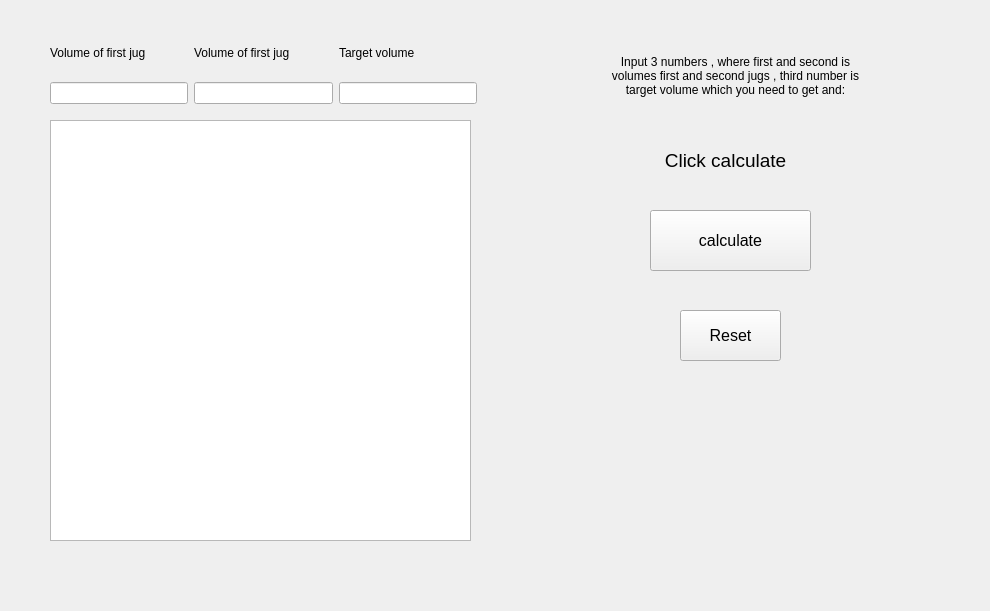
<?xml version="1.0" encoding="UTF-8"?>
<ui version="4.0">
 <class>MainWindow</class>
 <widget class="QMainWindow" name="MainWindow">
  <property name="geometry">
   <rect>
    <x>0</x>
    <y>0</y>
    <width>990</width>
    <height>611</height>
   </rect>
  </property>
  <property name="windowTitle">
   <string>MainWindow</string>
  </property>
  <widget class="QWidget" name="centralwidget">
   <widget class="QPushButton" name="pushButton">
    <property name="geometry">
     <rect>
      <x>650</x>
      <y>210</y>
      <width>161</width>
      <height>61</height>
     </rect>
    </property>
    <property name="font">
     <font>
      <pointsize>12</pointsize>
     </font>
    </property>
    <property name="text">
     <string>calculate</string>
    </property>
   </widget>
   <widget class="QLabel" name="label_4">
    <property name="geometry">
     <rect>
      <x>600</x>
      <y>40</y>
      <width>271</width>
      <height>71</height>
     </rect>
    </property>
    <property name="focusPolicy">
     <enum>Qt::NoFocus</enum>
    </property>
    <property name="toolTipDuration">
     <number>1</number>
    </property>
    <property name="layoutDirection">
     <enum>Qt::LeftToRight</enum>
    </property>
    <property name="text">
     <string>Input 3 numbers , where first and second is volumes first and second jugs , third number is target volume which you need to get and:</string>
    </property>
    <property name="alignment">
     <set>Qt::AlignCenter</set>
    </property>
    <property name="wordWrap">
     <bool>true</bool>
    </property>
   </widget>
   <widget class="QWidget" name="horizontalLayoutWidget">
    <property name="geometry">
     <rect>
      <x>0</x>
      <y>30</y>
      <width>481</width>
      <height>80</height>
     </rect>
    </property>
    <layout class="QHBoxLayout" name="horizontalLayout"/>
   </widget>
   <widget class="QWidget" name="layoutWidget">
    <property name="geometry">
     <rect>
      <x>50</x>
      <y>30</y>
      <width>427</width>
      <height>74</height>
     </rect>
    </property>
    <layout class="QGridLayout" name="gridLayout">
     <item row="0" column="2">
      <widget class="QLabel" name="label_3">
       <property name="text">
        <string>Target volume</string>
       </property>
      </widget>
     </item>
     <item row="0" column="1">
      <widget class="QLabel" name="label_2">
       <property name="text">
        <string>Volume of first jug</string>
       </property>
      </widget>
     </item>
     <item row="0" column="0">
      <widget class="QLabel" name="label">
       <property name="text">
        <string>Volume of first jug</string>
       </property>
      </widget>
     </item>
     <item row="1" column="1">
      <widget class="QLineEdit" name="lineEdit_2"/>
     </item>
     <item row="1" column="0">
      <widget class="QLineEdit" name="lineEdit"/>
     </item>
     <item row="1" column="2">
      <widget class="QLineEdit" name="lineEdit_3"/>
     </item>
    </layout>
   </widget>
   <widget class="QLabel" name="label_5">
    <property name="geometry">
     <rect>
      <x>500</x>
      <y>110</y>
      <width>451</width>
      <height>101</height>
     </rect>
    </property>
    <property name="palette">
     <palette>
      <active>
       <colorrole role="WindowText">
        <brush brushstyle="SolidPattern">
         <color alpha="255">
          <red>0</red>
          <green>0</green>
          <blue>0</blue>
         </color>
        </brush>
       </colorrole>
       <colorrole role="Text">
        <brush brushstyle="SolidPattern">
         <color alpha="255">
          <red>255</red>
          <green>0</green>
          <blue>0</blue>
         </color>
        </brush>
       </colorrole>
       <colorrole role="PlaceholderText">
        <brush brushstyle="SolidPattern">
         <color alpha="128">
          <red>255</red>
          <green>0</green>
          <blue>0</blue>
         </color>
        </brush>
       </colorrole>
      </active>
      <inactive>
       <colorrole role="WindowText">
        <brush brushstyle="SolidPattern">
         <color alpha="255">
          <red>0</red>
          <green>0</green>
          <blue>0</blue>
         </color>
        </brush>
       </colorrole>
       <colorrole role="Text">
        <brush brushstyle="SolidPattern">
         <color alpha="255">
          <red>255</red>
          <green>0</green>
          <blue>0</blue>
         </color>
        </brush>
       </colorrole>
       <colorrole role="PlaceholderText">
        <brush brushstyle="SolidPattern">
         <color alpha="128">
          <red>255</red>
          <green>0</green>
          <blue>0</blue>
         </color>
        </brush>
       </colorrole>
      </inactive>
      <disabled>
       <colorrole role="WindowText">
        <brush brushstyle="SolidPattern">
         <color alpha="255">
          <red>120</red>
          <green>120</green>
          <blue>120</blue>
         </color>
        </brush>
       </colorrole>
       <colorrole role="Text">
        <brush brushstyle="SolidPattern">
         <color alpha="255">
          <red>120</red>
          <green>120</green>
          <blue>120</blue>
         </color>
        </brush>
       </colorrole>
       <colorrole role="PlaceholderText">
        <brush brushstyle="SolidPattern">
         <color alpha="128">
          <red>0</red>
          <green>0</green>
          <blue>0</blue>
         </color>
        </brush>
       </colorrole>
      </disabled>
     </palette>
    </property>
    <property name="font">
     <font>
      <pointsize>14</pointsize>
     </font>
    </property>
    <property name="text">
     <string>Click calculate</string>
    </property>
    <property name="alignment">
     <set>Qt::AlignCenter</set>
    </property>
   </widget>
   <widget class="QPushButton" name="pushButton_2">
    <property name="geometry">
     <rect>
      <x>680</x>
      <y>310</y>
      <width>101</width>
      <height>51</height>
     </rect>
    </property>
    <property name="font">
     <font>
      <pointsize>12</pointsize>
     </font>
    </property>
    <property name="text">
     <string>Reset</string>
    </property>
   </widget>
   <widget class="QTableWidget" name="tableWidget">
    <property name="geometry">
     <rect>
      <x>50</x>
      <y>120</y>
      <width>421</width>
      <height>421</height>
     </rect>
    </property>
   </widget>
  </widget>
 </widget>
 <resources/>
 <connections/>
</ui>
